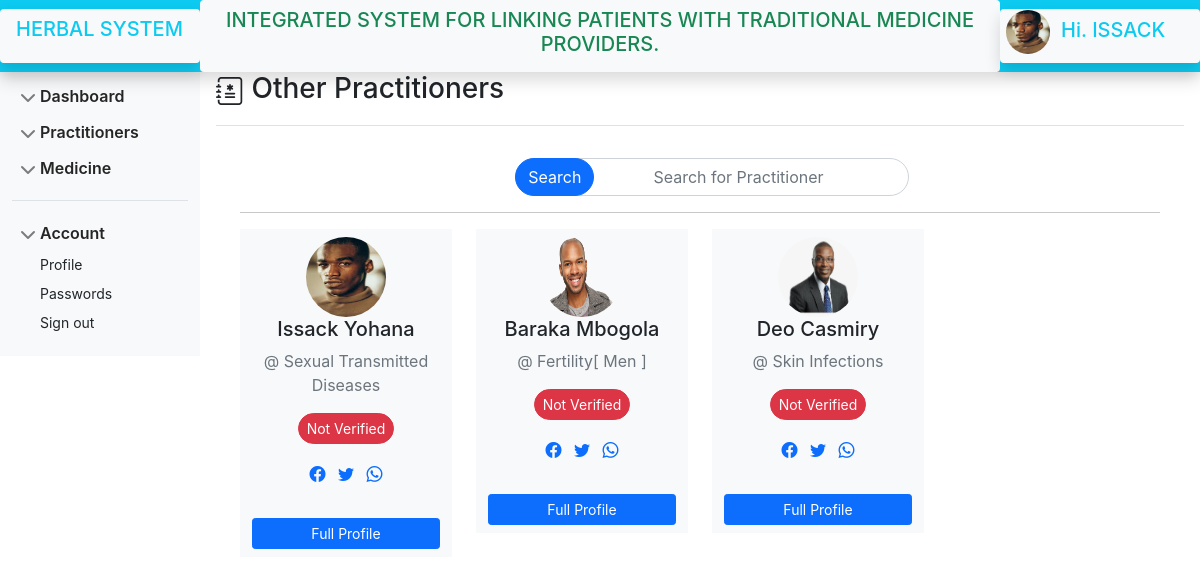
/practitioners/practitioners.php?notverified (signed in), run on the app's committed database.
### tables this page shows
CREATE TABLE `practitioner` (
  `id` int(50) NOT NULL AUTO_INCREMENT,
  `fname` varchar(255) NOT NULL,
  `lname` varchar(255) NOT NULL,
  `phone` int(255) NOT NULL,
  `email` varchar(255) NOT NULL,
  `office_name` varchar(255) NOT NULL,
  `address` varchar(255) NOT NULL,
  `username` varchar(255) NOT NULL,
  `password` varchar(50) NOT NULL,
  `profile` varchar(255) NOT NULL,
  `professionality` varchar(255) NOT NULL,
  `bio` varchar(1000) NOT NULL,
  `nida` varchar(25) NOT NULL,
  `businesslicense` varchar(100) NOT NULL,
  `facebook` varchar(250) NOT NULL,
  `twitter` varchar(250) NOT NULL,
  `joined_on` date NOT NULL DEFAULT current_timestamp(),
  `is_new` int(11) NOT NULL DEFAULT 0,
  `role` varchar(50) NOT NULL DEFAULT 'user',
  `license` varchar(255) NOT NULL,
  `verified` int(11) NOT NULL DEFAULT 0,
  PRIMARY KEY (`id`)
);

### practitioners/practitioners.php (the view, shortened to what this page needs)
<?php include "../includes/database.php"; ?>
<!doctype html>
<html lang="en">
<head>
    <link href="../css/bootstrap.css" rel="stylesheet">
    <link rel="stylesheet" href="sidebar.css">
</head>
<link rel="stylesheet" href="https://cdn.jsdelivr.net/npm/bootstrap-icons@1.8.2/font/bootstrap-icons.css">
<link href="https://cdnjs.cloudflare.com/ajax/libs/font-awesome/5.13.0/css/all.min.css" rel="stylesheet">
<body>
    <?php include '../includes/header.php';?>
    <div class="container-fluid ">
        <div class="row pt-4 ">
            <?php include '../includes/practnav.php';?>
            <main class="col-md-9 ms-sm-auto col-lg-10 px-md-3 pt-4 ">
                <div
                    class="d-flex justify-content-between flex-wrap flex-md-nowrap align-items-center pt-4 pb-2 mb-3 border-bottom">
                    <h3><i class="bi bi-journal-medical"></i> Other Practitioners</h3>
                </div>
                <div class=" content container-fluid ">
                    <div class="row">
                        <div class="form-group mt-3 col-lg-5 col-md-7 col-sl-5 m-auto position-relative">
                            <form action="" method="get">
                                <input type="search" name="search"
                                    class="form-control d-block search-box position-absolute"
                                    placeholder="Search for Practitioner" aria-describedby="helpId">
                                <button type="submit"
                                    class="btn btn-primary d-flex flex-row-reverse position-relative search-button">
                                    Search
                                </button>
                            </form>
                        </div>
                    </div>
                    <hr>
                    <div class="row mt-3">
                        <?php
                            if(!isset($_GET['search'])){
                                if(isset($_GET['verified'])){
                                    $sql = "SELECT * FROM `practitioner` WHERE `verified`=1";
                                }elseif(isset($_GET['notverified'])){
                                    $sql = "SELECT * FROM `practitioner` WHERE `verified`=0";
                                }elseif(isset($_GET['pending'])){
                                    $sql = "SELECT * FROM `practitioner` WHERE `verified`=2";
                                }
                                else{
                                    $sql = "SELECT * FROM `practitioner` WHERE  `username` != '$user' AND `verified`=1";
                                }
                            }else{
                                $keyword = $_GET['search'];
                                $sql = "SELECT * FROM `practitioner` WHERE (`fname` LIKE '%".$keyword."%') OR (`lname` LIKE '%".$keyword."%') OR (`professionality` LIKE '%".$keyword."%')";
                            }
                            $resultset = mysqli_query($conn, $sql);
                            while( $record = mysqli_fetch_assoc($resultset) ) {
                                $id = $record['id'];
                                $fname = $record['fname'];
                                $lname = $record['lname'];
                                $image = $record['profile'];
                                $phone = $record['phone'];
                                $facebook = $record['facebook'];
                                $twitter = $record['twitter'];
                                $verified = $record['verified'];
                                $career = $record['professionality'];
                                if($verified== 0){
                                    $verified = '<small class="btn btn-danger btn-sm" style="border-radius:20px">Not Verified</small>';
                                }elseif($verified== 1){
                                    $verified = '<small class="btn btn-success btn-sm" style="border-radius:20px">Verified</small>';
                                }elseif($verified == 2){
                                    $verified = '<small class="btn btn-primary btn-sm" style="border-radius:20px">Pending</small>';
                                }else{
                                    echo '';
                                }
                            ?>
                        <div class="col-lg-3 col-md-5 col-sm-8 card-box  ">
                            <div class="row m-0 bg-light mb-2">
                                <div class="text-center card-box">
                                    <div class="member-card pt-2 pb-2">
                                        <div class="thumb-sm member-thumb mx-auto">
                                            <img src="../upload/<?php echo $image; ?>" class="rounded-circle"
                                                alt="profile-image" height="80px" width="80px">
                                        </div>
                                        <div class="">
                                            <h5><?php  echo $fname;echo ' ';echo $lname; ?></h5>
                                            <p class="text-muted">@ <?php echo $career; ?> <span> </span><span></span>
                                            </p>
                                            <p class=" w-100 h-25 "><?php echo $verified; ?></p>
                                        </div>
                                        <ul class="social-link list-inline  m-t-40 m-b-10">
                                            <li class="list-inline-item"><a title="" data-placement="top"
                                                    data-toggle="tooltip" class="tooltips"
                                                    href="https://<?php echo $facebook; ?>"
                                                    data-original-title="Facebook"><i class="bi bi-facebook"></i></a>
                                            </li>
                                            <li class="list-inline-item"><a title="" data-placement="top"
                                                    data-toggle="tooltip" class="tooltips"
                                                    href="https://<?php echo $twitter; ?>"
                                                    data-original-title="Twitter"><i class="bi bi-twitter"></i></a></li>
                                            <li class="list-inline-item"><a title="" data-placement="top"
                                                    data-toggle="tooltip" class="tooltips"
                                                    href="https://wa.me/+255<?php echo $phone; ?>"
                                                    data-original-title="whatsapp"><i
                                                        class="bi bi-whatsapp h-100"></i></a>
                                            </li>
                                        </ul>
                                        <a href="pr-profile.php?id=<?php echo $id;?>"
                                            class="btn btn-primary mt-3 w-100 btn-sm   ">Full
                                            Profile</a>
                                    </div>
                                </div>
                            </div>
                        </div>
                        <?php }  echo '<br';?>
                    </div>
                </div>
            </main>
        </div>
    </div>
</body>
</html>

### includes/header.php (shortened to what this page needs)
<header class="navbar fixed-top bg-info flex-md-nowrap p-0 shadow">
        <a class="navbar-brand col-md-3 col-lg-2 me-0 px-3 py-2 bg-light text-info shadow rounded" href="#">
            <h5 style="height: 38px;margin: 0;">HERBAL SYSTEM</h5>
        </a>
        <div class="p-2 text-center d-none d-md-block text-success rounded bg-light">
            <span behavior="" direction="">
            <h5>INTEGRATED SYSTEM FOR LINKING PATIENTS WITH TRADITIONAL MEDICINE PROVIDERS.</h5>
</span>
        </div>
        <?php
            include 'database.php';
            $user = $_SESSION['user'];
            $img_sql = "SELECT `profile` FROM `practitioner` WHERE `username`='$user'";
            $img_query = mysqli_query($conn,$img_sql);
            $img_data = mysqli_fetch_assoc($img_query);
            $img = $img_data['profile'];
        ?>
        <div class="col-2 d-flex d-none d-sm-block bg-light text-info shadow rounded" style="padding: 1px;">
            <h5> &nbsp;<img src="../upload/<?php echo $img;?>"
               height="44px" width="44px" class="rounded-circle" alt="">&nbsp;&nbsp;Hi.
                <?php echo strtoupper($user);?>
            </h5>
        </div>
    </header>

### practitioners/sidebar.css (style rules this page uses)
body { font-family: -apple-system, BlinkMacSystemFont, 'Segoe UI', Roboto, Oxygen, Ubuntu, Cantarell, 'Open Sans', 'Helvetica Neue', sans-serif; min-height: 100vh; min-height: -webkit-fill-available; }
html { height: -webkit-fill-available; }
.bi { vertical-align: -.125em; pointer-events: none; fill: currentColor; }

### practitioners/practitioners.php (style rules this page uses)
input[type='search'] { padding-left: 80px; text-align: center; }
button.search-button, .search-box, .profile { border-radius: 70px; }

### data on the page
practitioner: profile (picture), fname "Issack", lname "Yohana", professionality "Sexual Transmitted Diseases", verified "Not Verified"
practitioner: profile (picture), fname "Baraka", lname "Mbogola", professionality "Fertility[ Men ]", verified "Not Verified"
practitioner: profile (picture), fname "Deo", lname "Casmiry", professionality "Skin Infections", verified "Not Verified"

### other printed values
$user "ISSACK"
